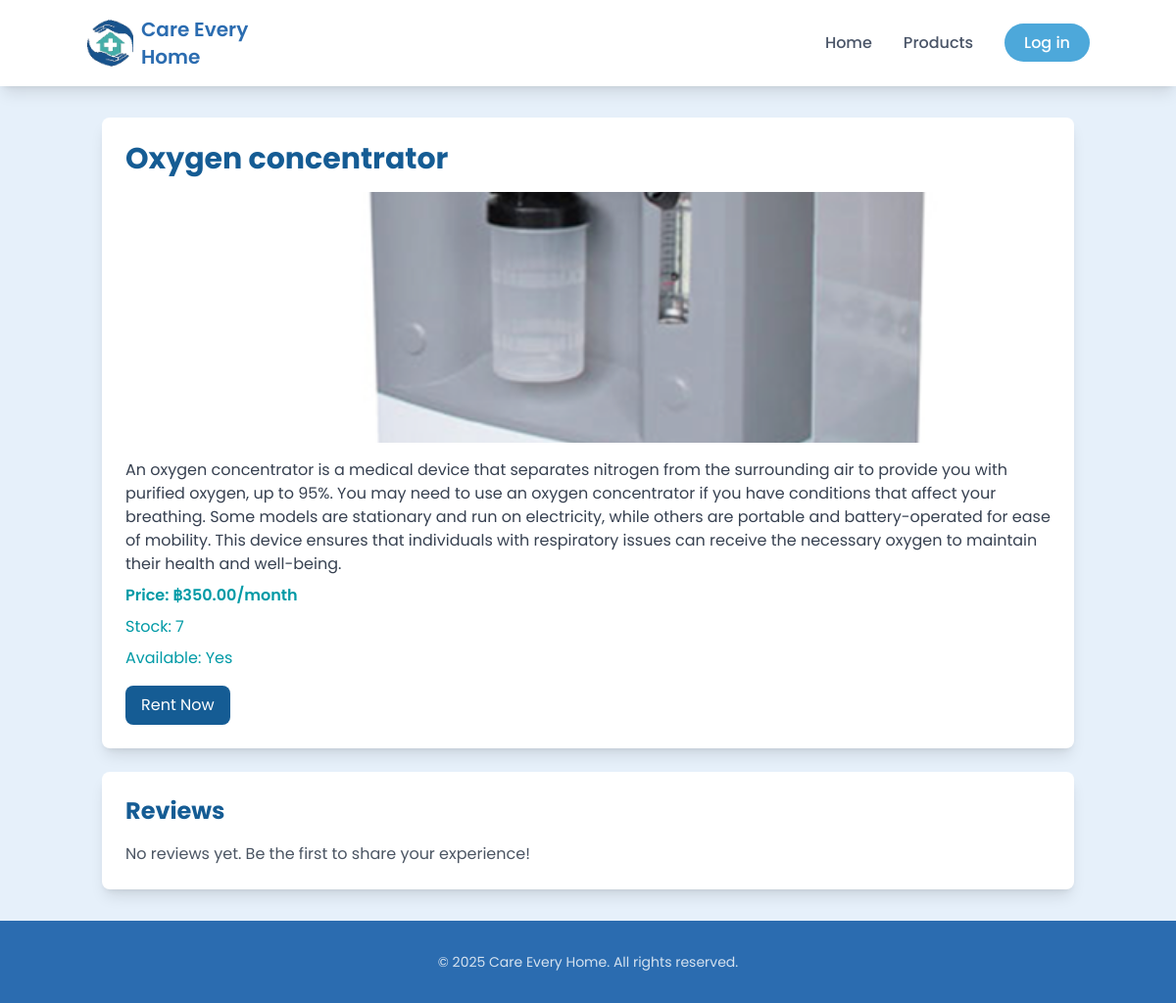
/products/4/, run on the app's committed database.
### myapp/models.py (models this page shows, shortened)
class Product(models.Model):
    name = models.CharField(max_length=255)
    description = models.TextField(blank=True)
    is_available = models.BooleanField(default=True)
    monthly_rate = models.DecimalField(max_digits=6, decimal_places=2)
    image = models.ImageField(upload_to='products/', blank=True, null=True)
    created_at = models.DateTimeField(auto_now_add=True)
    stock = models.PositiveIntegerField(default=0)
    category = models.ForeignKey(Category, on_delete=models.SET_NULL, null=True, blank=True)

### myapp/views.py (the view)
# urls.py: path('products/<int:pk>/', ProductDetailView.as_view(), name='product_detail'),
class ProductDetailView(DetailView):
    model = Product
    template_name = 'myapp/product_detail.html'
    context_object_name = 'product'
    def get_context_data(self, **kwargs):
        context = super().get_context_data(**kwargs)
        if self.request.user.is_authenticated:
            context['user_favorites'] = Favorite.objects.filter(user=self.request.user).values_list('product_id', flat=True)
            context['user_cart'] = Cart.objects.filter(user=self.request.user).values_list('product_id', flat=True)
            context['review_form'] = ReviewForm()
            context['user_likes'] = ReviewLike.objects.filter(user=self.request.user, review__product=self.object).values_list('review_id', flat=True)
        else:
            context['user_favorites'] = []
            context['user_cart'] = []
            context['review_form'] = None
            context['user_likes'] = []
        context['reviews'] = self.object.reviews.all()
        return context

### myapp/templates/myapp/product_detail.html (shortened to what this page needs)
{% extends 'myapp/base.html' %}
{% block content %}
<div class="container mx-auto px-4 py-8">
  <div class="bg-white p-6 rounded-lg shadow-lg mb-6">
    <h1 class="text-3xl font-bold text-[#155c94] mb-4">{{ product.name }}</h1>
    {% if product.image %}
      <img src="{{ product.image.url }}" alt="{{ product.name }}" class="w-full h-64 object-cover rounded-lg mb-4">
    {% else %}
      <div class="w-full h-64 bg-gray-100 rounded-lg mb-4 flex items-center justify-center">
        <span class="text-gray-500">No Image</span>
      </div>
    {% endif %}
    <p class="text-gray-700 mb-2">{{ product.description }}</p>
    <p class="text-[#009aa6] font-semibold mb-2">Price: ฿{{ product.monthly_rate }}/month</p>
    <p class="text-[#009aa6] mb-2">Stock: {{ product.stock }}</p>
    <p class="text-[#009aa6] mb-4">Available: {{ product.is_available|yesno:"Yes,No" }}</p>
    <div class="flex gap-4">
      {% if product.is_available %}
        {% if user.is_authenticated %}
          <a href="{% url 'rent_product' product.pk %}" class="bg-[#155c94] text-white py-2 px-4 rounded-lg hover:bg-[#009aa6] transition-all duration-300">
            Rent Now
          </a>
        {% else %}
          <a href="{% url 'account_login' %}?next={% url 'rent_product' product.pk %}"
            onclick="alert('You should log in first')"
            class="bg-[#155c94] text-white py-2 px-4 rounded-lg hover:bg-[#009aa6] transition-all duration-300">
            Rent Now
          </a>
        {% endif %}
      {% endif %}
    </div>
  </div>
<div class="bg-white p-6 rounded-lg shadow-lg">
    <h2 class="text-2xl font-bold text-[#155c94] mb-4">Reviews</h2>
    {% if reviews %}
      <div class="space-y-4">
        {% for review in reviews %}
          <div class="border-b pb-4">
            <p class="font-semibold text-gray-800">{{ review.user.username }}</p>
            <p class="text-yellow-500">{% for i in "12345" %}{% if forloop.counter <= review.rating %}★{% else %}☆{% endif %}{% endfor %}</p>
            <p class="text-gray-700">{{ review.content }}</p>
            <p class="text-gray-500 text-sm">{{ review.created_at|date:"F d, Y" }}</p>
            <div class="flex items-center mt-2">
              {% if user.is_authenticated %}
                <form action="{% url 'toggle_review_like' review.id %}" method="post">
                  {% csrf_token %}
                  <button type="submit" class="flex items-center text-gray-500 hover:text-[#009aa6]">
                    {% if review.id in user_likes %}
                      <i class="fas fa-thumbs-up text-[#009aa6] mr-1"></i> Unlike
                    {% else %}
                      <i class="far fa-thumbs-up mr-1"></i> Like
                    {% endif %}
                  </button>
                </form>
              {% endif %}
              <span class="ml-4 text-gray-600">{{ review.likes.count }} Like{{ review.likes.count|pluralize }}</span>
            </div>
          </div>
        {% endfor %}
      </div>
    {% else %}
      <p class="text-gray-600">No reviews yet. Be the first to share your experience!</p>
    {% endif %}
</div>
{% endblock %}

### myapp/templates/myapp/base.html (style rules this page uses)
body { font-family: 'Poppins', sans-serif; background-color: #E6F0FA; }
html { scroll-behavior: smooth; }

### data on the page
Product: name "Oxygen concentrator", image (picture), description "An oxygen concentrator is a medical device that separates nitrogen from the surrounding air to provide you with purified oxygen, up to 95%. You may need to use an oxygen concentrator if you have conditions that affect your breathing. Some models are stationary and run on electricity, while others are portable and battery-operated for ease of mobility. This device ensures that individuals with respiratory issues can receive the necessary oxygen to maintain their health and well-being.", monthly_rate "350.00", stock "7", is_available "Yes"
